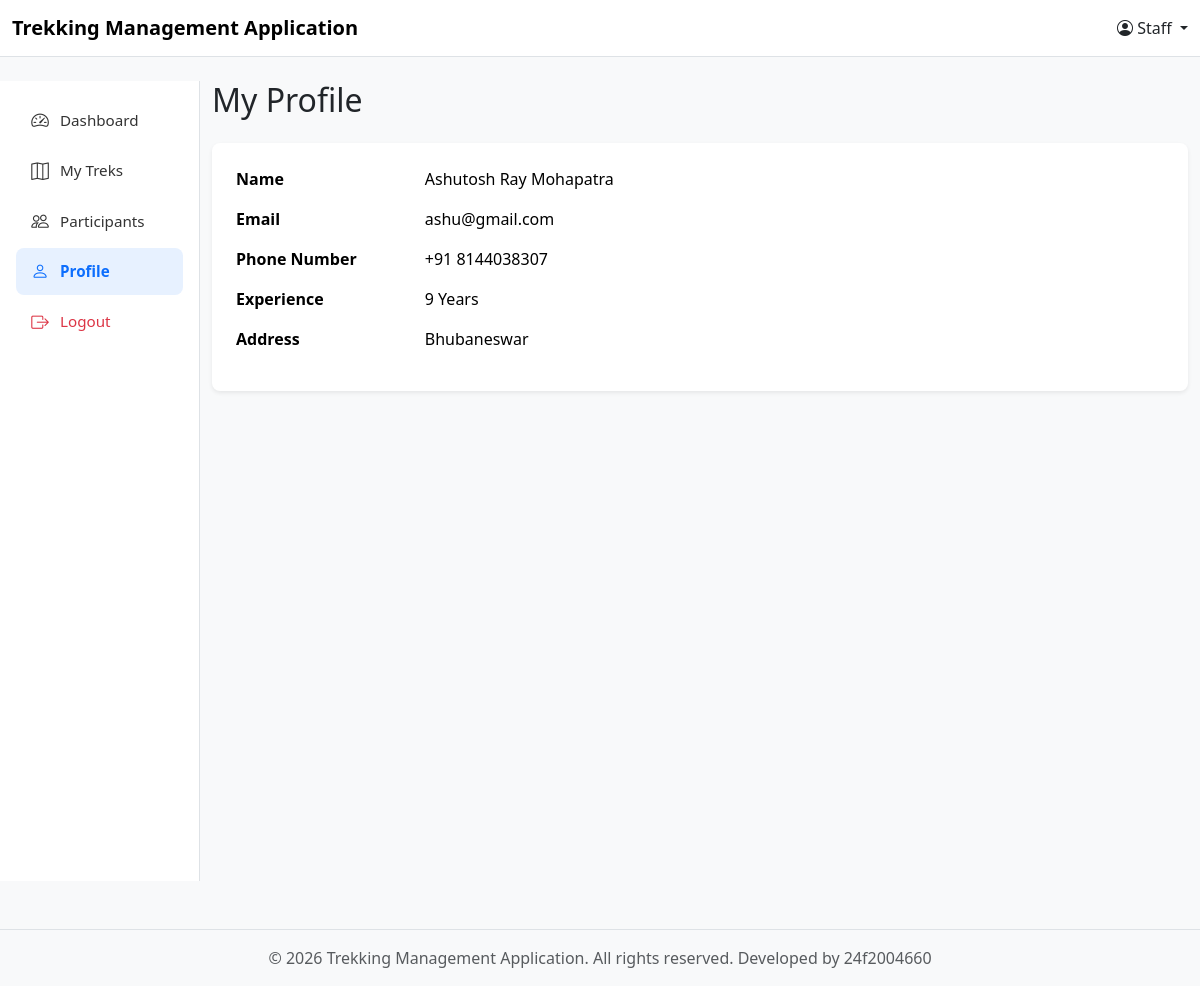
Page /profile?staff_id=2 on the committed database.
### models.py (models this page shows)
class staff_profile(db.Model):
    __tablename__ = 'staff_profile'
    id = db.Column(db.Integer, primary_key=True)
    staff_id = db.Column(db.Integer, db.ForeignKey('user_credentials.id'),unique = True, nullable=False) #linking user credentials to staff
    name = db.Column(db.String(100), nullable=False)
    address = db.Column(db.String(200), nullable=False)
    phone_number = db.Column(db.String(20), nullable=False)
    experience = db.Column(db.String(100), nullable=False)
    status = db.Column(db.Integer, nullable=False, default = 0) #0-registered(pending), 1-approved, 2-rejected,
    treks = db.relationship('Trek', backref='assigned_staff')

class User_Credentials(db.Model):
    __tablename__ = 'user_credentials' #user defined table name
    id =db.Column(db.Integer, primary_key=True)
    email = db.Column(db.String(100), unique=True, nullable=False)
    password = db.Column(db.String, nullable=False)
    role = db.Column(db.String(20), nullable=False) #allowed only 3 values admin 0, staff 1, user 2
    user = db.relationship('user_profile', cascade="all, delete", backref='user_back')
    staff = db.relationship('staff_profile', cascade="all, delete", backref='staff_back')

### controller.py (the view, shortened to what this page needs)
@app.route("/profile")
def profile():
    user_id = request.args.get("user_id")
    staff_id = request.args.get("staff_id")
    if staff_id:
        role = "staff"
        s_profile = search_staff(staff_id)
        name = s_profile.name
        address = s_profile.address
        phone = s_profile.phone_number
        email = s_profile.staff_back.email
        experience = s_profile.experience
        return render_template("profile.html", role=role, staff_id=staff_id,
                                name=name, address=address, phone=phone,
                                email=email, experience=experience)

### controller.py (called while the page is built)
def search_staff(id):
    staff_searched = db.session.query(staff_profile).filter(staff_profile.staff_id == id).first()
    return staff_searched

### templates/profile.html
{% extends "base.html" %}
{% set current_user = "Staff" if role == "staff" else "User" %}
{% block content %}
<div class="row">
    {% set current_page = "profile" %}
    {% if role == "staff" %}
        {% include "Staff_templates/components/staff_menu.html" %}
    {% else %}
        {% include "User_templates/components/user_menu.html" %}
    {% endif %}
    <div class="col-md-10">
        <h2 class="mb-4">My Profile</h2>
        <div class="card border-0 shadow-sm rounded-3">
            <div class="card-body">
                <table class="table table-borderless">
                    <tr>
                        <th width="20%">Name</th>
                        <td>{{ name }}</td>
                    </tr>
                    <tr>
                        <th>Email</th>
                        <td>{{ email }}</td>
                    </tr>
                    <tr>
                        <th>Phone Number</th>
                        <td>+91 {{ phone }}</td>
                    </tr>
                    {% if role == "staff" %}
                    <tr>
                        <th>Experience</th>
                        <td>{{ experience }} Years</td>
                    </tr>
                    {% endif %}
                    <tr>
                        <th>Address</th>
                        <td>{{ address }}</td>
                    </tr>
                </table>
            </div>
        </div>
    </div>
</div>
{% endblock %}

### rows in the picture
staff_profile: name "Ashutosh Ray Mohapatra", phone_number "8144038307", address "Bhubaneswar"
User_Credentials: email "ashu@gmail.com"

### other values in the picture
{{ current_user }} "Staff"
{{ experience }} "9"
